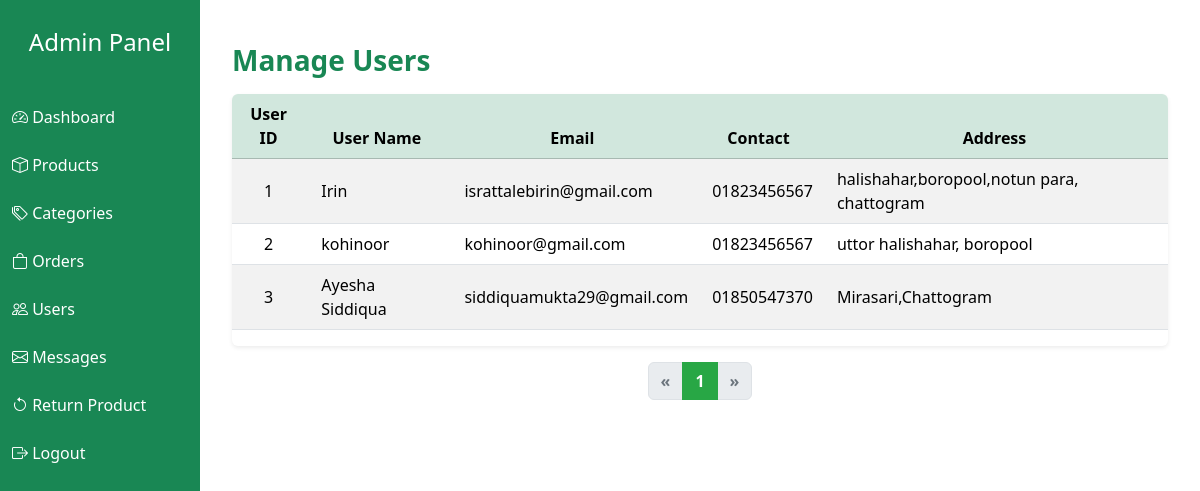
Page /admin/manage_users.php on the committed database.
### tables this page shows
CREATE TABLE `users` (
  `id` int(100) NOT NULL,
  `name` varchar(100) NOT NULL,
  `email` varchar(100) NOT NULL,
  `password` varchar(100) NOT NULL,
  `reset_token` varchar(255) DEFAULT NULL,
  `token_expiry` datetime DEFAULT NULL,
  `user_type` varchar(20) NOT NULL DEFAULT 'user',
  `image` varchar(100) NOT NULL,
  `phone` varchar(20) DEFAULT NULL,
  `address` varchar(255) DEFAULT NULL,
  `country` varchar(100) DEFAULT NULL,
  `state` varchar(100) DEFAULT NULL,
  `zip_code` varchar(20) DEFAULT NULL
);

### admin/manage_users.php (the view, shortened to what this page needs)
<?php
include '../db_connect.php';
include 'includes/header.php';
?>
<div class="container mt-4">
  <h3 class="text-success fw-bold mb-3">Manage Users</h3>
  <div class="table-responsive shadow-sm rounded">
    <table class="table table-striped table-hover align-middle text-center">
      <thead class="table-success">
        <tr>
          <th>User ID</th>
          <th>User Name</th>
          <th>Email</th>
          <th>Contact</th>
          <th>Address</th>
        </tr>
      </thead>
      <tbody>
        <?php
        $limit = 10;
        $page = isset($_GET['page']) ? max(1, (int)$_GET['page']) : 1;
        $offset = ($page - 1) * $limit;
        $total_users_result = mysqli_query($conn, "SELECT COUNT(*) AS total FROM users");
        $total_users = mysqli_fetch_assoc($total_users_result)['total'];
        $total_pages = ceil($total_users / $limit);
        $result = mysqli_query($conn, "SELECT * FROM users LIMIT $limit OFFSET $offset");
        if(mysqli_num_rows($result) > 0){
            while($row = mysqli_fetch_assoc($result)) {
                echo "<tr>
                        <td>{$row['id']}</td>
                        <td class='text-start ps-3'>{$row['name']}</td>
                        <td class='text-start ps-3'>{$row['email']}</td>
                        <td class='text-start ps-3'>{$row['phone']}</td>
                        <td class='text-start ps-3'>{$row['address']}</td>
                      </tr>";
            }
        } else {
            echo "<tr><td colspan='5' class='text-muted'>No users found!</td></tr>";
        }
        ?>
      </tbody>
    </table>
  </div>
  <nav aria-label="Page navigation example">
    <ul class="pagination justify-content-center mt-3">
        <?php
        $adjacents = 2;
        if($page > 1){
            echo '<li class="page-item"><a class="page-link" href="?page='.($page-1).'">&laquo;</a></li>';
        } else {
            echo '<li class="page-item disabled"><span class="page-link">&laquo;</span></li>';
        }
        $start = max(1, $page - $adjacents);
        $end = min($total_pages, $page + $adjacents);
        for($i = $start; $i <= $end; $i++){
            if($i == $page){
                echo '<li class="page-item active"><span class="page-link">'.$i.'</span></li>';
            } else {
                echo '<li class="page-item"><a class="page-link" href="?page='.$i.'">'.$i.'</a></li>';
            }
        }
        if($page < $total_pages){
            echo '<li class="page-item"><a class="page-link" href="?page='.($page+1).'">&raquo;</a></li>';
        } else {
            echo '<li class="page-item disabled"><span class="page-link">&raquo;</span></li>';
        }
        ?>
    </ul>
  </nav>
</div>

### admin/includes/header.php (style rules this page uses)
body { min-height: 100vh; display: flex; flex-direction: column; }

### admin/manage_users.php (style rules this page uses)
.table-responsive { border-radius: 12px; overflow: hidden; }
.page-link { font-weight: bold; }
.page-item.active .page-link { background-color: #28a745; border-color: #28a745; }
.page-item.disabled .page-link { color: #6c757d; }

### rows in the picture
users: id "1", name "Irin", email "israttalebirin@gmail.com", phone "01823456567", address "halishahar,boropool,notun para, chattogram"
users: id "2", name "kohinoor", email "kohinoor@gmail.com", phone "01823456567", address "uttor halishahar, boropool"
users: id "3", name "Ayesha Siddiqua", email "siddiquamukta29@gmail.com", phone "01850547370", address "Mirasari,Chattogram"
